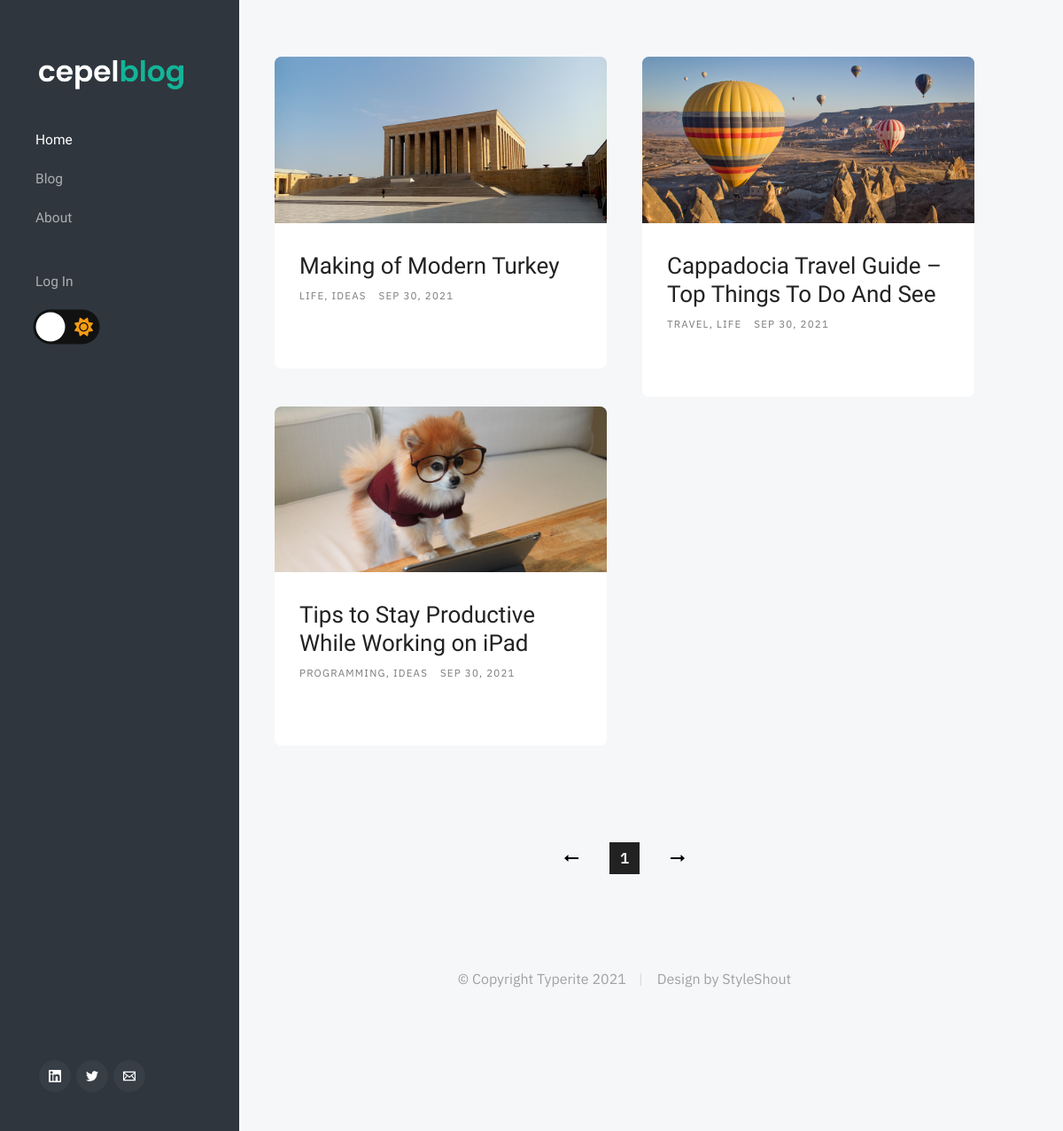
The page /posts/Tolgahan Çepel/ on the database its author committed.
### cepelblog/models.py (models this page shows, shortened)
class BlogPost(db.Model):
    __tablename__ = "blogposts"
    users = db.relationship('User')
    tags = db.relationship('Tag', secondary=tag_post_table)
    id = db.Column(db.Integer, primary_key=True)
    user_id = db.Column(db.Integer, db.ForeignKey('users.id'), nullable=True)
    banner_image = db.Column(db.String(64), nullable=False, default='default_banner.png')
    date = db.Column(db.DateTime, nullable=False, default=datetime.utcnow)
    title = db.Column(db.String(140), nullable=False)
    text = db.Column(db.Text, nullable=False)

class Tag(db.Model):
    __tablename__ = "tags"
    id = db.Column(db.Integer, primary_key=True)
    name = db.Column(db.String(64), unique=True)
    def __repr__(self):
        return self.name

### cepelblog/users/views.py (the view)
@users.route('/posts/<username>/')
def posts(username):
    page = request.args.get('page', 1, type=int)
    user = User.query.filter_by(username=username).first_or_404()
    blog_posts = BlogPost.query.filter_by(author=user).order_by(BlogPost.date.desc()).paginate(page=page, per_page=10)
    return render_template('user_blog_posts.html', blog_posts=blog_posts, user=user)

### cepelblog/models.py (called while the page is built)
    def __repr__(self):
        return self.username

### cepelblog/templates/user_blog_posts.html (shortened to what this page needs)
{% extends "base.html" %}
{% block content %}
<div class="masonry">
    {% for post in blog_posts.items %}
    <article class="masonry__brick entry format-standard animate-this">
        <div class="entry__thumb">
            <a href="{{ url_for('blog_posts.blog_post', blog_post_id=post.id) }}" class="entry__thumb-link">
                <img src="{{ url_for('static', filename='blog_banners/'+post.banner_image) }}">
            </a>
        </div>
        <div class="entry__text">
            <div class="entry__header">
                <h2 class="entry__title">
                    <a href="{{ url_for('blog_posts.blog_post', blog_post_id=post.id) }}">
                        {{ post.title }}
                    </a>
                </h2>
                <div class="entry__meta">
                    <span class="entry__meta-cat">
                        {% for tag in post.tags %}
                        <a href="{{ url_for('blog_posts.tag', tag_name=tag) }}">{{ tag }}</a>
                        {% endfor %}
                    </span>
                    <span class="entry__meta-date">
                        <a href="single-standard.html">{{ post.date.strftime('%b %d, %Y') }}</a>
                    </span>
                </div>
            </div>
        </div>
    </article>
    {% endfor %}
</div>
<div class="row">
    <div class="column large-full">
        <nav class="pgn animate-this">
            <ul>
                {% for page_num in blog_posts.iter_pages(left_edge=1, right_edge=1, left_current=2, right_current=2) %}
                    {% if blog_posts.has_prev%}
                        <li><a class="pgn__prev" href="{{ url_for('users.posts', page=blog_posts.page-1, username=user) }}">Prev</a></li>
                    {% else %}
                        <li><a class="pgn__prev" href="{{ url_for('users.posts', page=blog_posts.page, username=user) }}">Prev</a></li>
                    {% endif%}
                    {% if blog_posts.page == page_num %}
                        <li><a class="pgn__num current" href="{{ url_for('users.posts', page=blog_posts.page, username=user) }}">{{ page_num }}</a></li>
                    {% elif page_num == none %}
                        <li><span class="pgn__num dots">...</span></li>
                    {% else %}
                        <li><a class="pgn__num" href="{{ url_for('users.posts', page=page_num, username=user) }}">{{ page_num }}</a></li>
                    {% endif %}
                    {% if blog_posts.has_next %}
                        <li><a class="pgn__next" href="{{ url_for('users.posts', page=blog_posts.page+1, username=user) }}">Next</a></li>
                    {% else%}
                        <li><a class="pgn__next" href="{{ url_for('users.posts', page=blog_posts.page, username=user) }}">Next</a></li>
                    {% endif%}
                {% endfor %}
            </ul>
        </nav>
    </div>
</div>
{% endblock %}

### cepelblog/static/css/base.css (style rules this page uses)
html { line-height : 1.15; -webkit-text-size-adjust : 100%; }
body { margin : 0; }
a { background-color : transparent; }
img { border-style : none; }
html { font-size : 62.5%; box-sizing : border-box; }
*, *::before, *::after { box-sizing : inherit; }
body { font-weight : normal; line-height : 1; word-wrap : break-word; -moz-font-smoothing : grayscale; -moz-osx-font-smoothing : grayscale; -webkit-font-smoothing : antialiased; -webkit-overflow-scrolling : touch; -webkit-text-size-adjust : none; }
svg, img, video embed, iframe, object { max-width : 100%; height : auto; }
div, dl, dt, dd, ul, ol, li, h1, h2, h3, h4, h5, h6, pre, form, p, blockquote, th, td { margin : 0; padding : 0; }
ol, ul { list-style : none; }
li { display : block; }
a { text-decoration : none; line-height : inherit; }
a img { border : none; }
.row { width : 89%; max-width : 1200px; margin : 0 auto; display : -ms-flexbox; display : -webkit-flex; display : flex; -webkit-flex-flow : row wrap; -ms-flex-flow : row wrap; flex-flow : row wrap; }
.column { -webkit-flex : 1 1 0%; -ms-flex : 1 1 0%; flex : 1 1 0%; padding : 0 20px; }
.large-12, .large-full { -webkit-flex : 0 0 100%; -ms-flex : 0 0 100%; flex : 0 0 100%; max-width : 100%; }
@media screen and (max-width: 1200px) { .column { padding : 0 16px; } }

### cepelblog/static/css/style.css (style rules this page uses)
.masonry .entry__thumb { border-radius: 0.75rem 0.75rem 0rem 0rem; }
.masonry__brick { padding: 0rem 2rem 0rem 2rem; }
body { --text-color: #222; --bkg-color: #f6f7f8; --blog-bg-color: white; --content-color: rgb(41, 41, 41); }
body { background: var(--bkg-color); color: var(--text-color); }
.entry__content h1, h2, h3, h4, h5, h6, blockquote p, ul li, p { color: var(--text-color); }
.masonry .entry__text { background-color: var(--blog-bg-color); border-radius: 0rem 0rem 0.75rem 0.75rem; }
.masonry .entry__title a { color: var(--text-color); }
.masonry .entry__meta a { color: var(--text-color); opacity: 0.6; }
.pgn__num { color: var(--text-color); }
* { box-sizing: border-box; }
body { transition: background 0.2s linear; }
.pgn .current, .pgn .current:hover { background-color: var(--text-color); color: var(--bkg-color); }
.pgn__prev { background-image: url('../img/icons/icon-arrow-left.svg'); }
.pgn__next { background-image: url('../img/icons/icon-arrow-right.svg'); }

### rows shown on the page
BlogPost: banner_image (picture), title "Making of Modern Turkey", date "SEP 30, 2021"
Tag: name "LIFE"
Tag: name "IDEAS"
BlogPost: banner_image (picture), title "Cappadocia Travel Guide – Top Things To Do And See", date "SEP 30, 2021"
Tag: name "TRAVEL"
BlogPost: banner_image (picture), title "Tips to Stay Productive While Working on iPad", date "SEP 30, 2021"
Tag: name "PROGRAMMING"

### other values the page prints
{{ page_num }} "1"
